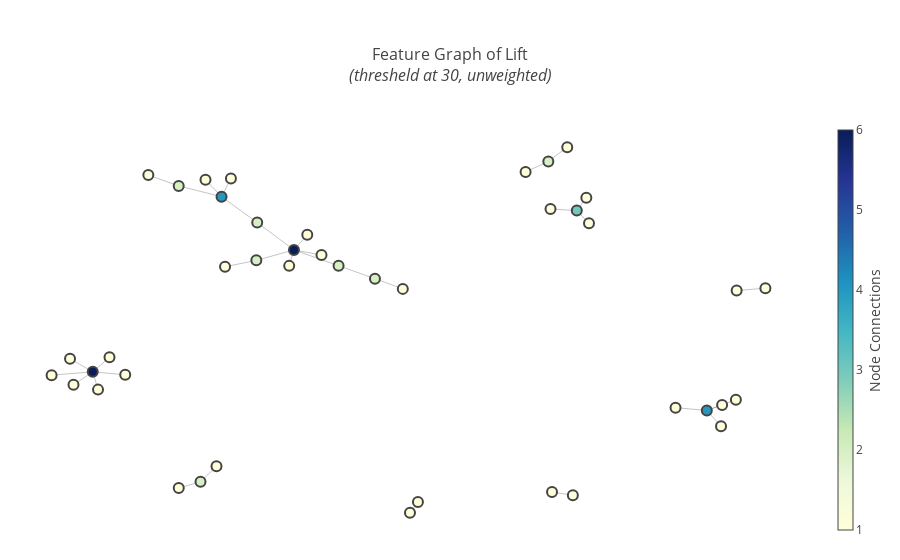

This figure's notebook cell:
### Code cell
build_network_viz(lift_matrix,30,nx.spring_layout)

### Figure 1 — Plotly figure (JSON) as saved in the notebook; plotly's stock layout.template omitted (floating-point values rounded to 4 significant figures)
{"data": [{"hoverinfo": "none", "line": {"color": "#888", "width": 0.5}, "mode": "lines", "type": "scatter", "uid": "5ce1a5fe-32c6-4bc8-a282-b995f38c6898", "x": [0.06547, -0.006319, null, -0.006319, -0.1001, null, -0.2151, -0.1807, null, -0.2151, -0.2273, null, -0.2151, -0.1441, null, -0.2151, -0.312, null, -0.2151, -0.3097, null, -0.2151, -0.1001, null, 0.45, 0.5037, null, -0.7336, -0.6499, null, -0.7336, -0.8397, null, -0.7336, -0.7833, null, -0.7336, -0.7922, null, -0.7336, -0.6905, null, -0.7336, -0.72, null, -0.312, -0.3927, null, 0.9259, 1.0, null, -0.3097, -0.4017, null, 0.4405, 0.4893, null, 0.4405, 0.3819, null, -0.4559, -0.512, null, -0.4559, -0.4147, null, -0.4017, -0.443, null, -0.4017, -0.5121, null, -0.4017, -0.3775, null, -0.5121, -0.5904, null, 0.5139, 0.5385, null, 0.5139, 0.5453, null, 0.5139, 0.4462, null, 0.849, 0.7684, null, 0.849, 0.8856, null, 0.849, 0.924, null, 0.849, 0.8885, null, 0.08395, 0.1045, null], "y": [0.1233, 0.1733, null, 0.1733, 0.2368, null, 0.3141, 0.3889, null, 0.3141, 0.236, null, 0.3141, 0.2891, null, 0.3141, 0.263, null, 0.3141, 0.4481, null, 0.3141, 0.2368, null, -0.872, -0.8877, null, -0.2831, -0.2977, null, -0.2831, -0.2995, null, -0.2831, -0.3466, null, -0.2831, -0.2192, null, -0.2831, -0.2119, null, -0.2831, -0.3703, null, 0.263, 0.2317, null, 0.1151, 0.1266, null, 0.4481, 0.575, null, 0.7476, 0.8171, null, 0.7476, 0.696, null, -0.8216, -0.8526, null, -0.8216, -0.7455, null, 0.575, 0.6583, null, 0.575, 0.6276, null, 0.575, 0.6636, null, 0.6276, 0.681, null, 0.5067, 0.5693, null, 0.5067, 0.4443, null, 0.5067, 0.5148, null, -0.4722, -0.4587, null, -0.4722, -0.5492, null, -0.4722, -0.4195, null, -0.4722, -0.4452, null, -0.9735, -0.9212, null]}, {"hoverinfo": "text", "marker": {"color": [1, 2, 6, 1, 1, 1, 1, 1, 6, 1, 1, 1, 1, 1, 2, 1, 1, 1, 1, 2, 2, 2, 1, 2, 1, 1, 4, 1, 2, 1, 1, 1, 3, 1, 1, 1, 4, 1, 1, 1, 1, 1, 1], "colorbar": {"thickness": 15, "title": {"side": "right", "text": "Node Connections"}, "xanchor": "left"}, "colorscale": "YlGnBu", "line": {"width": 2}, "reversescale": true, "showscale": true, "size": 10}, "mode": "markers", "text": ["Feature: artif. sweetener<br>Connections: 1", "Feature: salad dressing<br>Connections: 2", "Feature: preservation products<br>Connections: 6", "Feature: mayonnaise<br>Connections: 1", "Feature: mustard<br>Connections: 1", "Feature: spices<br>Connections: 1", "Feature: specialty vegetables<br>Connections: 1", "Feature: specialty fat<br>Connections: 1", "Feature: baby food<br>Connections: 6", "Feature: finished products<br>Connections: 1", "Feature: butter milk<br>Connections: 1", "Feature: soft cheese<br>Connections: 1", "Feature: pasta<br>Connections: 1", "Feature: soups<br>Connections: 1", "Feature: cocoa drinks<br>Connections: 2", "Feature: frozen fruits<br>Connections: 1", "Feature: whisky<br>Connections: 1", "Feature: brandy<br>Connections: 1", "Feature: cake bar<br>Connections: 1", "Feature: dish cleaner<br>Connections: 2", "Feature: abrasive cleaner<br>Connections: 2", "Feature: toilet cleaner<br>Connections: 2", "Feature: prosecco<br>Connections: 1", "Feature: hair spray<br>Connections: 2", "Feature: ready soups<br>Connections: 1", "Feature: dental care<br>Connections: 1", "Feature: baby cosmetics<br>Connections: 4", "Feature: cream<br>Connections: 1", "Feature: syrup<br>Connections: 2", "Feature: soap<br>Connections: 1", "Feature: rubbing alcohol<br>Connections: 1", "Feature: cookware<br>Connections: 1", "Feature: kitchen utensil<br>Connections: 3", "Feature: turkey<br>Connections: 1", "Feature: fish<br>Connections: 1", "Feature: Instant food products<br>Connections: 1", "Feature: sound storage medium<br>Connections: 4", "Feature: ham<br>Connections: 1", "Feature: frozen potato products<br>Connections: 1", "Feature: cat food<br>Connections: 1", "Feature: candy<br>Connections: 1", "Feature: bags<br>Connections: 1", "Feature: tidbits<br>Connections: 1"], "type": "scatter", "uid": "19b1cd42-c017-4eab-ad2d-f4f6c8a7c69f", "x": [0.06547, -0.006319, -0.2151, -0.1807, -0.2273, -0.1441, 0.45, 0.5037, -0.7336, -0.6499, -0.8397, -0.7833, -0.7922, -0.6905, -0.312, -0.3927, 0.9259, 1.0, -0.72, -0.3097, -0.1001, 0.4405, 0.4893, -0.4559, -0.512, 0.3819, -0.4017, -0.443, -0.5121, -0.4147, -0.5904, -0.3775, 0.5139, 0.5385, 0.5453, 0.4462, 0.849, 0.7684, 0.8856, 0.924, 0.8885, 0.08395, 0.1045], "y": [0.1233, 0.1733, 0.3141, 0.3889, 0.236, 0.2891, -0.872, -0.8877, -0.2831, -0.2977, -0.2995, -0.3466, -0.2192, -0.2119, 0.263, 0.2317, 0.1151, 0.1266, -0.3703, 0.4481, 0.2368, 0.7476, 0.8171, -0.8216, -0.8526, 0.696, 0.575, 0.6583, 0.6276, -0.7455, 0.681, 0.6636, 0.5067, 0.5693, 0.4443, 0.5148, -0.4722, -0.4587, -0.5492, -0.4195, -0.4452, -0.9735, -0.9212]}], "layout": {"hovermode": "closest", "margin": {"b": 20, "l": 5, "r": 5, "t": 120}, "showlegend": false, "title": {"font": {"size": 16}, "text": "Feature Graph of Lift<br><i>(thresheld at 30, unweighted)</i>"}, "xaxis": {"showgrid": false, "showticklabels": false, "zeroline": false}, "yaxis": {"showgrid": false, "showticklabels": false, "zeroline": false}}}
